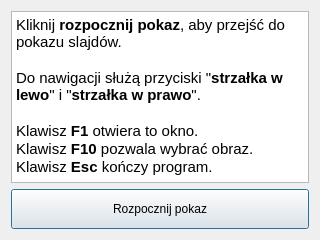
<?xml version="1.0" encoding="UTF-8"?>
<ui version="4.0">
 <class>startAndHelpScreen</class>
 <widget class="QDialog" name="startAndHelpScreen">
  <property name="geometry">
   <rect>
    <x>0</x>
    <y>0</y>
    <width>320</width>
    <height>240</height>
   </rect>
  </property>
  <property name="windowTitle">
   <string>Image presenter!</string>
  </property>
  <layout class="QVBoxLayout" name="verticalLayout">
   <item>
    <widget class="QTextEdit" name="helpText">
     <property name="cursor" stdset="0">
      <cursorShape>ArrowCursor</cursorShape>
     </property>
     <property name="focusPolicy">
      <enum>Qt::NoFocus</enum>
     </property>
     <property name="contextMenuPolicy">
      <enum>Qt::NoContextMenu</enum>
     </property>
     <property name="acceptDrops">
      <bool>false</bool>
     </property>
     <property name="frameShape">
      <enum>QFrame::StyledPanel</enum>
     </property>
     <property name="verticalScrollBarPolicy">
      <enum>Qt::ScrollBarAlwaysOff</enum>
     </property>
     <property name="horizontalScrollBarPolicy">
      <enum>Qt::ScrollBarAlwaysOff</enum>
     </property>
     <property name="undoRedoEnabled">
      <bool>false</bool>
     </property>
     <property name="readOnly">
      <bool>true</bool>
     </property>
     <property name="html">
      <string>&lt;!DOCTYPE HTML PUBLIC &quot;-//W3C//DTD HTML 4.0//EN&quot; &quot;http://www.w3.org/TR/REC-html40/strict.dtd&quot;&gt;
&lt;html&gt;&lt;head&gt;&lt;meta name=&quot;qrichtext&quot; content=&quot;1&quot; /&gt;&lt;style type=&quot;text/css&quot;&gt;
p, li { white-space: pre-wrap; }
&lt;/style&gt;&lt;/head&gt;&lt;body style=&quot; font-family:'MS Shell Dlg 2'; font-size:8.25pt; font-weight:400; font-style:normal;&quot;&gt;
&lt;p style=&quot; margin-top:0px; margin-bottom:0px; margin-left:0px; margin-right:0px; -qt-block-indent:0; text-indent:0px;&quot;&gt;&lt;span style=&quot; font-size:11pt;&quot;&gt;Kliknij &lt;/span&gt;&lt;span style=&quot; font-size:11pt; font-weight:600;&quot;&gt;rozpocznij pokaz&lt;/span&gt;&lt;span style=&quot; font-size:11pt;&quot;&gt;, aby przejść do pokazu slajdów.&lt;/span&gt;&lt;/p&gt;
&lt;p style=&quot;-qt-paragraph-type:empty; margin-top:0px; margin-bottom:0px; margin-left:0px; margin-right:0px; -qt-block-indent:0; text-indent:0px; font-size:11pt;&quot;&gt;&lt;/p&gt;
&lt;p style=&quot; margin-top:0px; margin-bottom:0px; margin-left:0px; margin-right:0px; -qt-block-indent:0; text-indent:0px;&quot;&gt;&lt;span style=&quot; font-size:11pt;&quot;&gt;Do nawigacji służą przyciski &amp;quot;&lt;/span&gt;&lt;span style=&quot; font-size:11pt; font-weight:600;&quot;&gt;strzałka w lewo&lt;/span&gt;&lt;span style=&quot; font-size:11pt;&quot;&gt;&amp;quot; i &amp;quot;&lt;/span&gt;&lt;span style=&quot; font-size:11pt; font-weight:600;&quot;&gt;strzałka w prawo&lt;/span&gt;&lt;span style=&quot; font-size:11pt;&quot;&gt;&amp;quot;.&lt;/span&gt;&lt;/p&gt;
&lt;p style=&quot;-qt-paragraph-type:empty; margin-top:0px; margin-bottom:0px; margin-left:0px; margin-right:0px; -qt-block-indent:0; text-indent:0px; font-size:11pt;&quot;&gt;&lt;/p&gt;
&lt;p style=&quot; margin-top:0px; margin-bottom:0px; margin-left:0px; margin-right:0px; -qt-block-indent:0; text-indent:0px;&quot;&gt;&lt;span style=&quot; font-size:11pt;&quot;&gt;Klawisz &lt;/span&gt;&lt;span style=&quot; font-size:11pt; font-weight:600;&quot;&gt;F1&lt;/span&gt;&lt;span style=&quot; font-size:11pt;&quot;&gt; otwiera to okno.&lt;/span&gt;&lt;/p&gt;
&lt;p style=&quot; margin-top:0px; margin-bottom:0px; margin-left:0px; margin-right:0px; -qt-block-indent:0; text-indent:0px;&quot;&gt;&lt;span style=&quot; font-size:11pt;&quot;&gt;Klawisz &lt;/span&gt;&lt;span style=&quot; font-size:11pt; font-weight:600;&quot;&gt;F10 &lt;/span&gt;&lt;span style=&quot; font-size:11pt;&quot;&gt;pozwala wybrać obraz.&lt;/span&gt;&lt;/p&gt;
&lt;p style=&quot; margin-top:0px; margin-bottom:0px; margin-left:0px; margin-right:0px; -qt-block-indent:0; text-indent:0px;&quot;&gt;&lt;span style=&quot; font-size:11pt;&quot;&gt;Klawisz &lt;/span&gt;&lt;span style=&quot; font-size:11pt; font-weight:600;&quot;&gt;Esc&lt;/span&gt;&lt;span style=&quot; font-size:11pt;&quot;&gt; kończy program.&lt;/span&gt;&lt;/p&gt;&lt;/body&gt;&lt;/html&gt;</string>
     </property>
     <property name="textInteractionFlags">
      <set>Qt::NoTextInteraction</set>
     </property>
    </widget>
   </item>
   <item>
    <widget class="QPushButton" name="startButton">
     <property name="minimumSize">
      <size>
       <width>0</width>
       <height>40</height>
      </size>
     </property>
     <property name="text">
      <string>Rozpocznij pokaz</string>
     </property>
    </widget>
   </item>
  </layout>
 </widget>
 <resources/>
 <connections/>
</ui>
